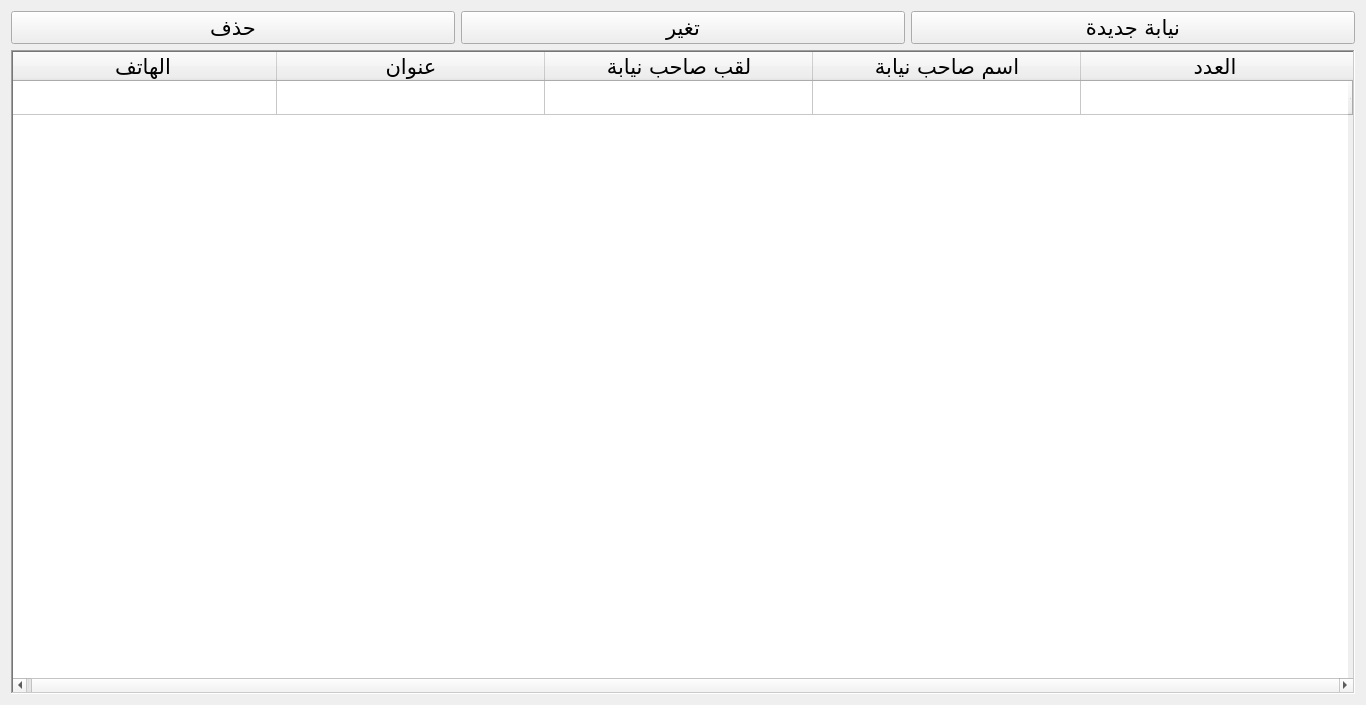
<?xml version="1.0" encoding="UTF-8"?>
<ui version="4.0">
 <class>ProsecutionOffices</class>
 <widget class="QWidget" name="ProsecutionOffices">
  <property name="geometry">
   <rect>
    <x>0</x>
    <y>0</y>
    <width>1366</width>
    <height>705</height>
   </rect>
  </property>
  <property name="font">
   <font>
    <family>Arabic Typesetting</family>
    <pointsize>16</pointsize>
   </font>
  </property>
  <property name="windowTitle">
   <string>النيابات</string>
  </property>
  <property name="layoutDirection">
   <enum>Qt::RightToLeft</enum>
  </property>
  <layout class="QGridLayout" name="gridLayout">
   <item row="0" column="0">
    <layout class="QHBoxLayout" name="horizontalLayout">
     <item>
      <widget class="QPushButton" name="newProsecutionOffices">
       <property name="text">
        <string>نيابة جديدة</string>
       </property>
      </widget>
     </item>
     <item>
      <widget class="QPushButton" name="change">
       <property name="text">
        <string>تغير</string>
       </property>
      </widget>
     </item>
     <item>
      <widget class="QPushButton" name="remove">
       <property name="text">
        <string>حذف</string>
       </property>
      </widget>
     </item>
    </layout>
   </item>
   <item row="1" column="0">
    <widget class="QTableWidget" name="data">
     <property name="font">
      <font>
       <family>Arabic Typesetting</family>
       <pointsize>16</pointsize>
       <kerning>true</kerning>
      </font>
     </property>
     <property name="layoutDirection">
      <enum>Qt::RightToLeft</enum>
     </property>
     <property name="locale">
      <locale language="Arabic" country="Tunisia"/>
     </property>
     <property name="frameShape">
      <enum>QFrame::WinPanel</enum>
     </property>
     <property name="frameShadow">
      <enum>QFrame::Sunken</enum>
     </property>
     <property name="midLineWidth">
      <number>11</number>
     </property>
     <property name="sizeAdjustPolicy">
      <enum>QAbstractScrollArea::AdjustToContents</enum>
     </property>
     <property name="editTriggers">
      <set>QAbstractItemView::NoEditTriggers</set>
     </property>
     <property name="tabKeyNavigation">
      <bool>false</bool>
     </property>
     <property name="showDropIndicator" stdset="0">
      <bool>false</bool>
     </property>
     <property name="dragDropOverwriteMode">
      <bool>false</bool>
     </property>
     <property name="alternatingRowColors">
      <bool>true</bool>
     </property>
     <property name="selectionMode">
      <enum>QAbstractItemView::SingleSelection</enum>
     </property>
     <property name="selectionBehavior">
      <enum>QAbstractItemView::SelectRows</enum>
     </property>
     <property name="textElideMode">
      <enum>Qt::ElideMiddle</enum>
     </property>
     <property name="verticalScrollMode">
      <enum>QAbstractItemView::ScrollPerPixel</enum>
     </property>
     <property name="horizontalScrollMode">
      <enum>QAbstractItemView::ScrollPerPixel</enum>
     </property>
     <property name="showGrid">
      <bool>true</bool>
     </property>
     <property name="gridStyle">
      <enum>Qt::SolidLine</enum>
     </property>
     <property name="sortingEnabled">
      <bool>true</bool>
     </property>
     <property name="cornerButtonEnabled">
      <bool>true</bool>
     </property>
     <attribute name="horizontalHeaderDefaultSectionSize">
      <number>268</number>
     </attribute>
     <row>
      <property name="text">
       <string>1</string>
      </property>
      <property name="font">
       <font>
        <pointsize>1</pointsize>
       </font>
      </property>
     </row>
     <column>
      <property name="text">
       <string>العدد</string>
      </property>
     </column>
     <column>
      <property name="text">
       <string>اسم صاحب نيابة</string>
      </property>
     </column>
     <column>
      <property name="text">
       <string>لقب صاحب نيابة</string>
      </property>
     </column>
     <column>
      <property name="text">
       <string>عنوان</string>
      </property>
     </column>
     <column>
      <property name="text">
       <string>الهاتف</string>
      </property>
     </column>
     <item row="0" column="0">
      <property name="text">
       <string/>
      </property>
     </item>
     <item row="0" column="1">
      <property name="text">
       <string/>
      </property>
     </item>
     <item row="0" column="2">
      <property name="text">
       <string/>
      </property>
     </item>
     <item row="0" column="3">
      <property name="text">
       <string/>
      </property>
     </item>
     <item row="0" column="4">
      <property name="text">
       <string/>
      </property>
     </item>
    </widget>
   </item>
  </layout>
 </widget>
 <resources/>
 <connections/>
</ui>
